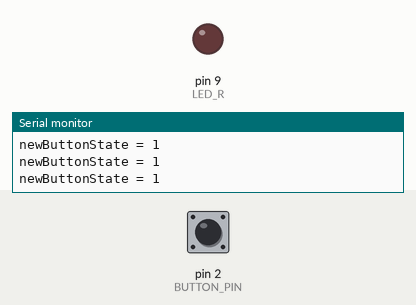
Recording of a sketch running on a simulated Arduino Uno, built with avr-gcc and run on an emulated ATmega328P. On the bench: output pins drawn as LEDs (lit = HIGH), the last lines printed to the serial monitor. The test bench sets the inputs (shaded band); at power-on: pin 2 (BUTTON_PIN) HIGH.

Above: at 1.3 s.
1.4 s: pin 2 (BUTTON_PIN) pulled LOW for 0.3 s
At 2.8 s:
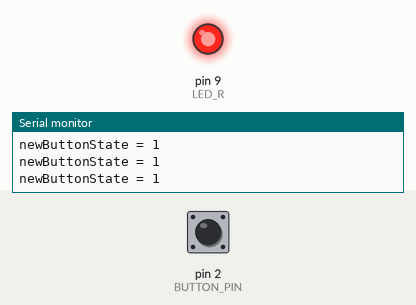
3.2 s: pin 2 (BUTTON_PIN) pulled LOW for 1 s
At 3.7 s:
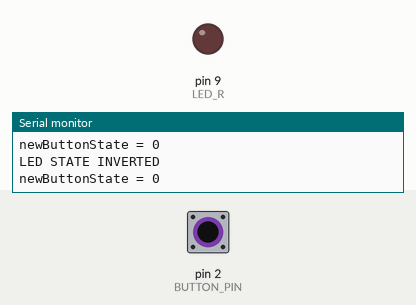
5.7 s: pin 2 (BUTTON_PIN) pulled LOW for 3.2 s
At 6.9 s:
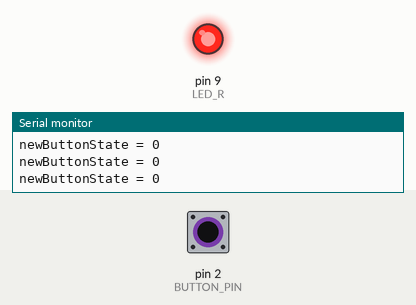
Timing chart, 0 to 8.7 s (numbered marks = the images above; inputs shaded):
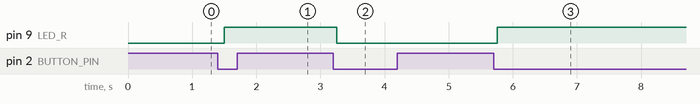

Measured:
- after the input at 1.4 s, pin 9 (LED_R): LOW → HIGH after 0.10 s
- after the input at 3.2 s, pin 9 (LED_R): HIGH → LOW after 0.05 s
- after the input at 5.7 s, pin 9 (LED_R): LOW → HIGH after 0.06 s

The sketch:

05-Latching_Button_LED.ino
```cpp
/*
Toggles an LED on and off every time a momentary button is pressed.
LED is external, and is connected to pin D9.
Button is external, and is connected to pin D2.
*/

// define macros for pin numbers so the code is easier to understand
#define LED_R 9
#define BUTTON_PIN 2

// global variable to store the button state
int newButtonState = 0;  //must be int because digitalRead() function returns an int!
int oldButtonState = 0;

// the setup function runs once when you press reset or power the board
void setup() {
  // initialise the LED pins
  pinMode(LED_R, OUTPUT);
  pinMode(BUTTON_PIN, INPUT_PULLUP);  // enable the internal pullup resistor for this pin --> press the button to pull the pin to 0V (active low)

  // initialise the serial port
  Serial.begin(9600);
}

// the loop function runs over and over again forever
void loop() {

  newButtonState = digitalRead(BUTTON_PIN);  // read and store the current state of the button
  Serial.print("newButtonState = ");
  Serial.println(newButtonState);

  if(newButtonState != oldButtonState)  // button has changed state
  {
    oldButtonState = newButtonState;  // update the button state so the change can be detected next time

    if(newButtonState == LOW)
    {
      digitalWrite(LED_R, !digitalRead(LED_R));  // invert the state of the LED pin
      Serial.println("LED STATE INVERTED");
    }
  }

  delay(250);                 // wait for 250ms
}
```
